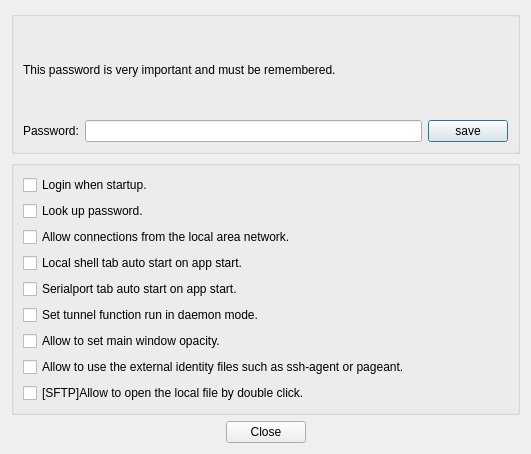
<?xml version="1.0" encoding="UTF-8"?>
<ui version="4.0">
 <class>QWoAdminDialog</class>
 <widget class="QDialog" name="QWoAdminDialog">
  <property name="geometry">
   <rect>
    <x>0</x>
    <y>0</y>
    <width>531</width>
    <height>454</height>
   </rect>
  </property>
  <property name="windowTitle">
   <string>Dialog</string>
  </property>
  <layout class="QVBoxLayout" name="verticalLayout">
   <item>
    <widget class="QGroupBox" name="groupBox_2">
     <property name="title">
      <string/>
     </property>
     <layout class="QVBoxLayout" name="verticalLayout_4">
      <item>
       <widget class="QLabel" name="label_2">
        <property name="text">
         <string>This password is very important and must be remembered.</string>
        </property>
       </widget>
      </item>
      <item>
       <layout class="QHBoxLayout" name="horizontalLayout">
        <item>
         <widget class="QLabel" name="label">
          <property name="text">
           <string>Password:</string>
          </property>
         </widget>
        </item>
        <item>
         <widget class="QLineEdit" name="pass">
          <property name="minimumSize">
           <size>
            <width>120</width>
            <height>22</height>
           </size>
          </property>
          <property name="font">
           <font>
            <pointsize>9</pointsize>
           </font>
          </property>
         </widget>
        </item>
        <item>
         <widget class="QPushButton" name="btnPassReset">
          <property name="text">
           <string>save</string>
          </property>
          <property name="icon">
           <iconset>
            <normaloff>../private/skins/black/save.png</normaloff>../private/skins/black/save.png</iconset>
          </property>
          <property name="iconSize">
           <size>
            <width>12</width>
            <height>12</height>
           </size>
          </property>
         </widget>
        </item>
       </layout>
      </item>
     </layout>
    </widget>
   </item>
   <item>
    <layout class="QVBoxLayout" name="verticalLayout_2">
     <item>
      <widget class="QGroupBox" name="groupBox">
       <property name="title">
        <string/>
       </property>
       <layout class="QVBoxLayout" name="verticalLayout_3">
        <item>
         <widget class="QCheckBox" name="chkStartup">
          <property name="text">
           <string>Login when startup.</string>
          </property>
         </widget>
        </item>
        <item>
         <widget class="QCheckBox" name="chkPassword">
          <property name="text">
           <string>Look up password.</string>
          </property>
         </widget>
        </item>
        <item>
         <widget class="QCheckBox" name="chkTunnelOpen">
          <property name="text">
           <string>Allow connections from the local area network.</string>
          </property>
         </widget>
        </item>
        <item>
         <widget class="QCheckBox" name="chkLocalshell">
          <property name="text">
           <string>Local shell tab auto start on app start.</string>
          </property>
         </widget>
        </item>
        <item>
         <widget class="QCheckBox" name="chkSerialport">
          <property name="text">
           <string>Serialport tab auto start on app start.</string>
          </property>
         </widget>
        </item>
        <item>
         <widget class="QCheckBox" name="chkTunnelDaemon">
          <property name="text">
           <string>Set tunnel function run in daemon mode.</string>
          </property>
         </widget>
        </item>
        <item>
         <widget class="QCheckBox" name="chkOpacity">
          <property name="text">
           <string>Allow to set main window opacity.</string>
          </property>
         </widget>
        </item>
        <item>
         <widget class="QCheckBox" name="chkSshAgent">
          <property name="text">
           <string>Allow to use the external identity files such as ssh-agent or pageant.</string>
          </property>
         </widget>
        </item>
        <item>
         <widget class="QCheckBox" name="chkOpenLocalFile">
          <property name="text">
           <string>[SFTP]Allow to open the local file by double click.</string>
          </property>
         </widget>
        </item>
       </layout>
      </widget>
     </item>
    </layout>
   </item>
   <item>
    <layout class="QHBoxLayout" name="horizontalLayout_2">
     <item>
      <spacer name="horizontalSpacer">
       <property name="orientation">
        <enum>Qt::Horizontal</enum>
       </property>
       <property name="sizeHint" stdset="0">
        <size>
         <width>40</width>
         <height>20</height>
        </size>
       </property>
      </spacer>
     </item>
     <item>
      <widget class="QPushButton" name="btnOk">
       <property name="text">
        <string>Close</string>
       </property>
      </widget>
     </item>
     <item>
      <spacer name="horizontalSpacer_2">
       <property name="orientation">
        <enum>Qt::Horizontal</enum>
       </property>
       <property name="sizeHint" stdset="0">
        <size>
         <width>40</width>
         <height>20</height>
        </size>
       </property>
      </spacer>
     </item>
    </layout>
   </item>
  </layout>
 </widget>
 <resources/>
 <connections/>
</ui>
